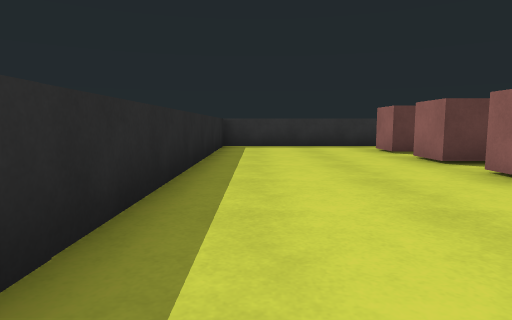
view 1 (above)

24 first-person views from a walk through a 3-D level made in the Unity game engine. The camera is 0.62 m above the floor, tilts 6° down and sees 75° across. The floor is counted in squares, 1 m on a side. Each view is taken from the middle of a square. On the plan, view 1 faces up. The plan holds only what a view shows up to about 10 squares ahead; the rest is blank. The place goes on beyond the plan.

view 2
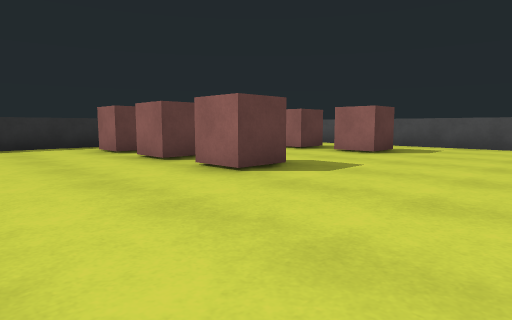

view 3
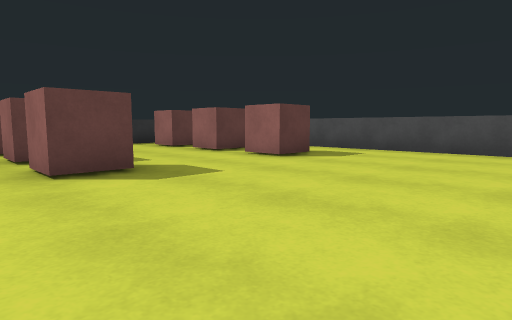

view 4
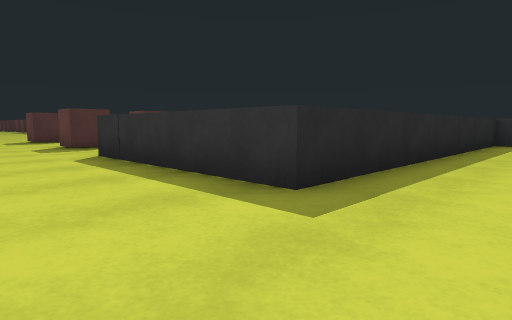

view 5
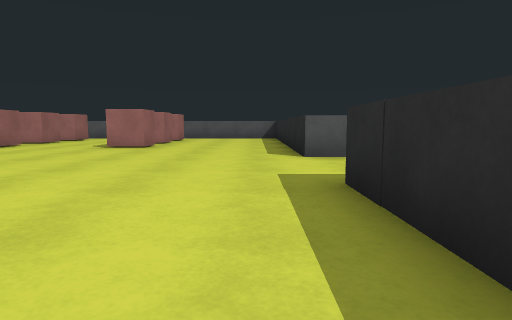

view 6
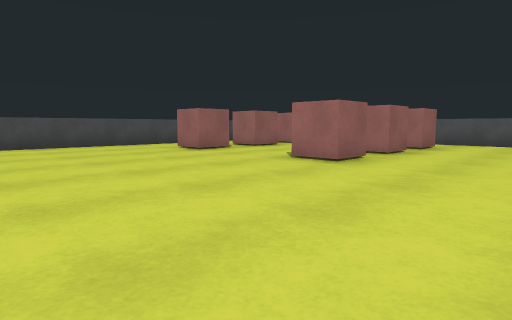

view 7
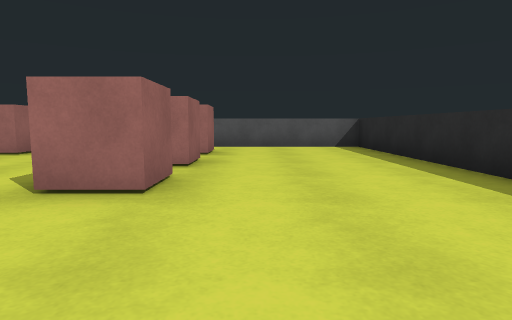

view 8
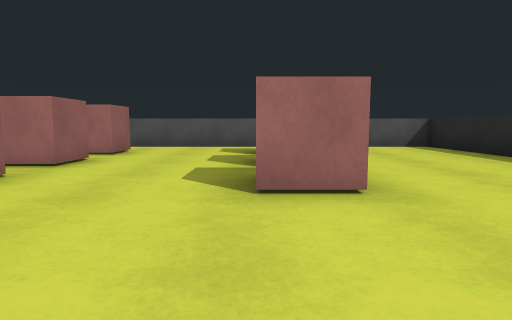

view 9
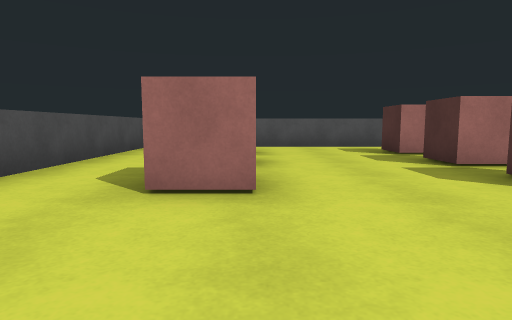

view 10
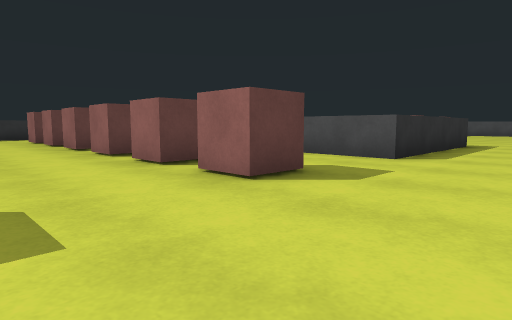

view 11
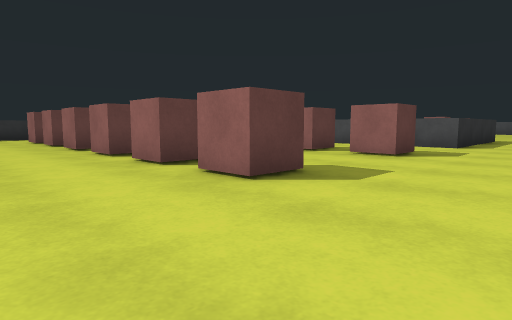

view 12
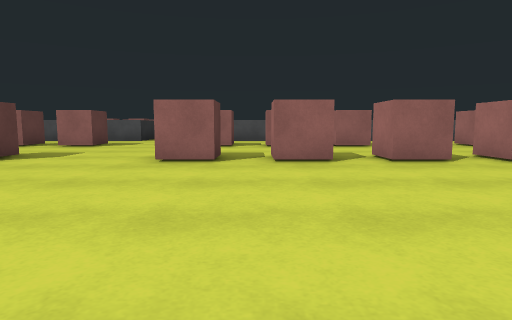

view 13
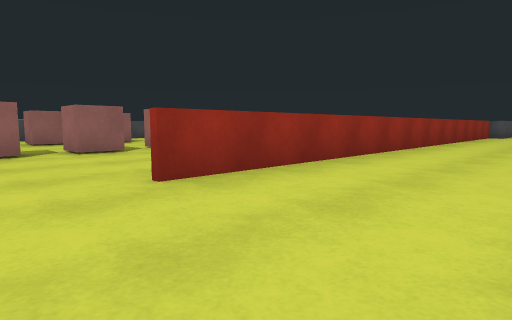

view 14
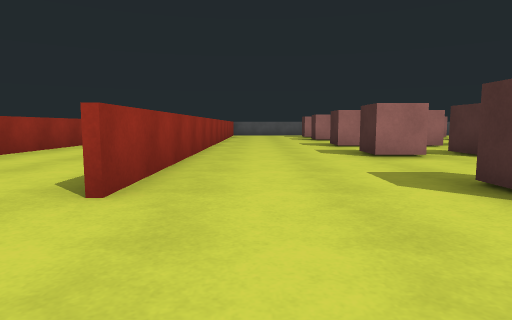

view 15
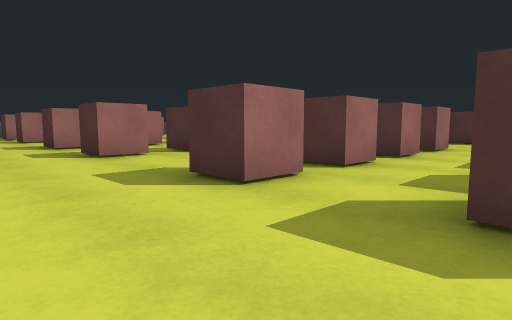

view 16
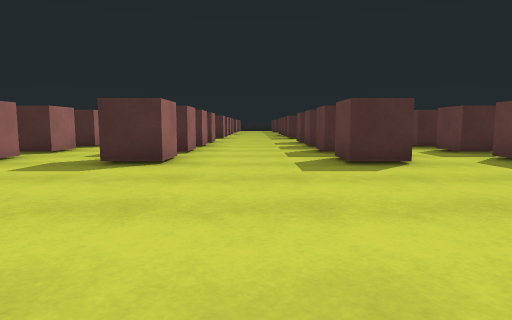

view 17
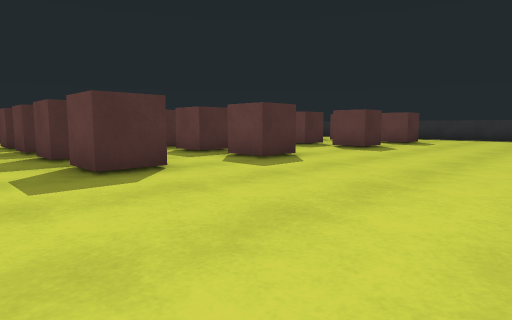

view 18
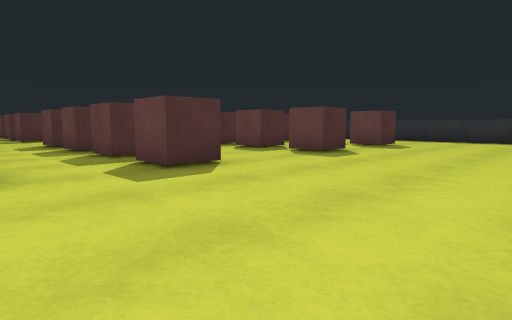

view 19
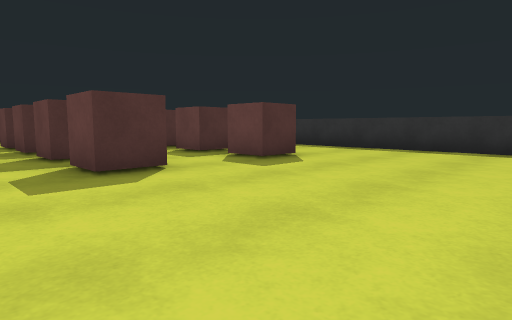

view 20
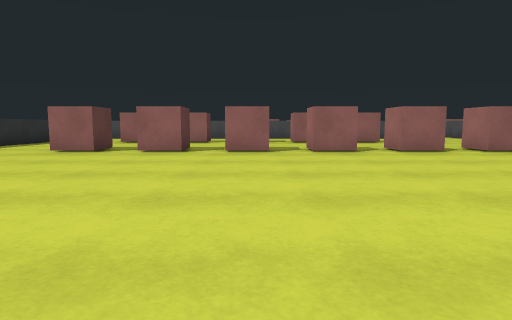

view 21
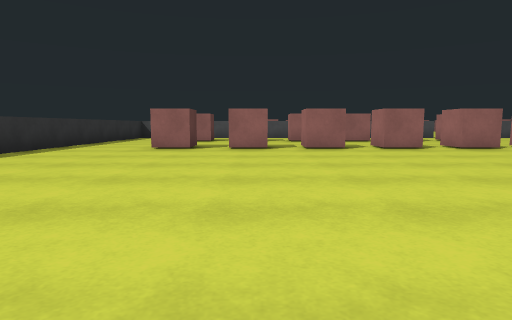

view 22
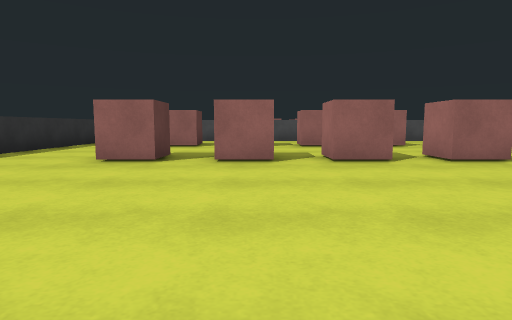

view 23
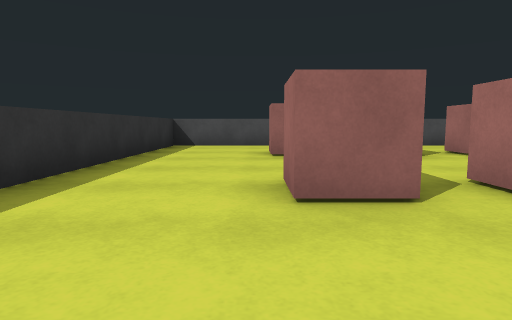

view 24
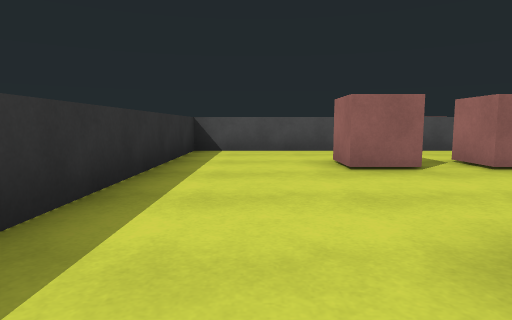

### Floor plan
Points are (right, up) in squares from view 1. A wall is a line through its corners. A room is listed if a view was taken in it or the views show most of it. See-through windows are left out.
Room 1 (views 1, 2, 3, 4, 5, 6, 7, 8, 9)
walls: (-1.9, -2.5) (-1, -2.5) (-1, -11.5) (7.6, -11.5); (10, -4.2) (10, 4.9); (3.6, 9.8) (-1, 9.8) (-1, 0.5) (-5.9, 0.5); (10, -11.1) (10, -5.9)
ways out: opening at (-6, -1) to room 2
objects: cube (3, -10) to (4, -9); cube (3, -8) to (4, -7); cube (3, -6) to (4, -5); cube (3, 4) to (4, 4); cube (3, 6) to (4, 6); cube (3, 8) to (4, 8); cube (7, -10) to (8, -9); cube (7, -8) to (8, -7); cube (7, -6) to (8, -5); cube (7, 4) to (8, 4); cube (7, 6) to (8, 6); cube (7, 8) to (8, 8)
Room 2 (views 10, 11, 12, 13, 14, 15, 16, 17, 18, 19, 20, 21, 22, 23, 24)
walls: (-21.7, -13.1) (-21.7, -5.8); (-17.7, -15) (-17.7, -5.8); (-5.9, 0.5) (-5.9, 2.6); (-5.9, 6.2) (-5.9, 9); (-22, 14.5) (-26.8, 14.5); (-5.9, 11.1) (-5.9, 14.5) (-14.9, 14.5)
ways out: opening at (-6, -1) to room 1
objects: cube (-32, -6); cube (-32, 1); cube (-32, 4); cube (-32, 8); cube (-30, -6); cube (-30, -3); cube (-30, 1); cube (-30, 4); cube (-30, 8); cube (-30, 11); cube (-28, -13); cube (-28, -10); cube (-28, -6); cube (-28, -3); cube (-28, 1); cube (-28, 4); cube (-28, 8); cube (-28, 11); cube (-26, -13); cube (-26, -10); cube (-26, -6); cube (-26, -3); cube (-26, 1); cube (-26, 4); cube (-26, 8); cube (-26, 11); cube (-13, -9); cube (-13, -7); cube (-13, -5); cube (-13, -3); cube (-13, 1); cube (-13, 3); cube (-13, 5); cube (-13, 7); cube (-13, 9); cube (-13, 11); cube (-9, -11); cube (-9, -7); cube (-9, -5); cube (-9, -3); cube (-9, 1); cube (-9, 3); cube (-9, 5); cube (-9, 7); cube (-9, 9); cube (-9, 11)

Positions as (right, up) in squares from view 1, and headings:
1: (0, 0), facing up
2: (0, 0), facing up-right
3: (2, -1), facing up-right
4: (1, -2), facing up-left
5: (0, 4), facing down
6: (0, 0), facing down-right
7: (2, -2), facing down
8: (4, -2), facing down
9: (7, -2), facing down
10: (-12, -2), facing up-right
11: (-16, -2), facing up-right
12: (-19, -4), facing right
13: (-21, -4), facing down-right
14: (-23, -3), facing down
15: (-23, -3), facing down-left
16: (-20, -1), facing left
17: (-21, -1), facing up-left
18: (-21, 1), facing up-left
19: (-21, 6), facing up-left
20: (-21, 7), facing right
21: (-22, 9), facing right
22: (-19, 9), facing right
23: (-16, 12), facing right
24: (-14, 13), facing right
